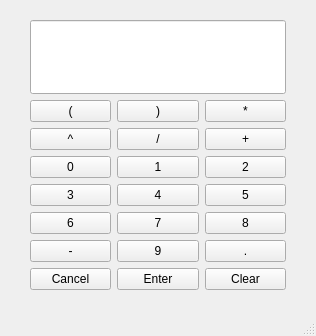
<?xml version="1.0" encoding="UTF-8"?>
<ui version="4.0">
 <class>MainWindow</class>
 <widget class="QMainWindow" name="MainWindow">
  <property name="geometry">
   <rect>
    <x>0</x>
    <y>0</y>
    <width>316</width>
    <height>336</height>
   </rect>
  </property>
  <property name="palette">
   <palette>
    <active>
     <colorrole role="Button">
      <brush brushstyle="SolidPattern">
       <color alpha="255">
        <red>255</red>
        <green>255</green>
        <blue>255</blue>
       </color>
      </brush>
     </colorrole>
     <colorrole role="Window">
      <brush brushstyle="SolidPattern">
       <color alpha="255">
        <red>218</red>
        <green>218</green>
        <blue>218</blue>
       </color>
      </brush>
     </colorrole>
     <colorrole role="Highlight">
      <brush brushstyle="SolidPattern">
       <color alpha="255">
        <red>0</red>
        <green>255</green>
        <blue>0</blue>
       </color>
      </brush>
     </colorrole>
    </active>
    <inactive/>
    <disabled/>
   </palette>
  </property>
  <property name="mouseTracking">
   <bool>false</bool>
  </property>
  <property name="windowTitle">
   <string>MainWindow</string>
  </property>
  <property name="windowIcon">
   <iconset theme="accessories-calculator"/>
  </property>
  <property name="windowOpacity">
   <double>0.900000000000000</double>
  </property>
  <property name="animated">
   <bool>false</bool>
  </property>
  <widget class="QWidget" name="centralwidget">
   <widget class="QWidget" name="">
    <property name="geometry">
     <rect>
      <x>30</x>
      <y>20</y>
      <width>256</width>
      <height>270</height>
     </rect>
    </property>
    <layout class="QVBoxLayout" name="verticalLayout_2">
     <item>
      <layout class="QVBoxLayout" name="verticalLayout">
       <item>
        <widget class="QLineEdit" name="Line_Output">
         <property name="sizePolicy">
          <sizepolicy hsizetype="Expanding" vsizetype="Minimum">
           <horstretch>0</horstretch>
           <verstretch>0</verstretch>
          </sizepolicy>
         </property>
         <property name="readOnly">
          <bool>true</bool>
         </property>
        </widget>
       </item>
      </layout>
     </item>
     <item>
      <layout class="QGridLayout" name="gridLayout">
       <item row="4" column="1">
        <widget class="QPushButton" name="pushBtn_One">
         <property name="text">
          <string>1</string>
         </property>
        </widget>
       </item>
       <item row="4" column="2">
        <widget class="QPushButton" name="pushBtn_Two">
         <property name="text">
          <string>2</string>
         </property>
        </widget>
       </item>
       <item row="7" column="0">
        <widget class="QPushButton" name="pushBtn_Minus">
         <property name="text">
          <string>-</string>
         </property>
        </widget>
       </item>
       <item row="5" column="1">
        <widget class="QPushButton" name="pushBtn_Four">
         <property name="text">
          <string>4</string>
         </property>
        </widget>
       </item>
       <item row="7" column="1">
        <widget class="QPushButton" name="pushBtn_Nine">
         <property name="text">
          <string>9</string>
         </property>
        </widget>
       </item>
       <item row="6" column="0">
        <widget class="QPushButton" name="pushBtn_Six">
         <property name="text">
          <string>6</string>
         </property>
        </widget>
       </item>
       <item row="2" column="1">
        <widget class="QPushButton" name="pushBtn_RightParen">
         <property name="text">
          <string>)</string>
         </property>
        </widget>
       </item>
       <item row="3" column="0">
        <widget class="QPushButton" name="pushBtn_Exponent">
         <property name="text">
          <string>^</string>
         </property>
        </widget>
       </item>
       <item row="5" column="0">
        <widget class="QPushButton" name="pushBtn_Three">
         <property name="text">
          <string>3</string>
         </property>
        </widget>
       </item>
       <item row="6" column="1">
        <widget class="QPushButton" name="pushBtn_Seven">
         <property name="text">
          <string>7</string>
         </property>
        </widget>
       </item>
       <item row="6" column="2">
        <widget class="QPushButton" name="pushBtn_Eight">
         <property name="text">
          <string>8</string>
         </property>
        </widget>
       </item>
       <item row="2" column="0">
        <widget class="QPushButton" name="pushBtn_LeftParen">
         <property name="text">
          <string>(</string>
         </property>
        </widget>
       </item>
       <item row="5" column="2">
        <widget class="QPushButton" name="pushBtn_Five">
         <property name="text">
          <string>5</string>
         </property>
        </widget>
       </item>
       <item row="4" column="0">
        <widget class="QPushButton" name="pushBtn_Zero">
         <property name="text">
          <string>0</string>
         </property>
        </widget>
       </item>
       <item row="3" column="1">
        <widget class="QPushButton" name="pushBtn_Divide">
         <property name="text">
          <string>/</string>
         </property>
        </widget>
       </item>
       <item row="2" column="2">
        <widget class="QPushButton" name="pushBtn_Multiply">
         <property name="text">
          <string>*</string>
         </property>
        </widget>
       </item>
       <item row="3" column="2">
        <widget class="QPushButton" name="pushBtn_Plus">
         <property name="text">
          <string>+</string>
         </property>
        </widget>
       </item>
       <item row="8" column="2">
        <widget class="QPushButton" name="pushBtn_Cancel">
         <property name="text">
          <string>Clear</string>
         </property>
        </widget>
       </item>
       <item row="7" column="2">
        <widget class="QPushButton" name="pushBtn_Dot">
         <property name="text">
          <string>.</string>
         </property>
        </widget>
       </item>
       <item row="8" column="1">
        <widget class="QPushButton" name="pushBtn_Enter">
         <property name="text">
          <string>Enter</string>
         </property>
        </widget>
       </item>
       <item row="8" column="0">
        <widget class="QPushButton" name="pushButton_Cancel">
         <property name="text">
          <string>Cancel</string>
         </property>
        </widget>
       </item>
      </layout>
     </item>
    </layout>
   </widget>
  </widget>
  <widget class="QMenuBar" name="menubar">
   <property name="geometry">
    <rect>
     <x>0</x>
     <y>0</y>
     <width>316</width>
     <height>21</height>
    </rect>
   </property>
  </widget>
  <widget class="QStatusBar" name="statusbar"/>
 </widget>
 <resources/>
 <connections/>
</ui>
